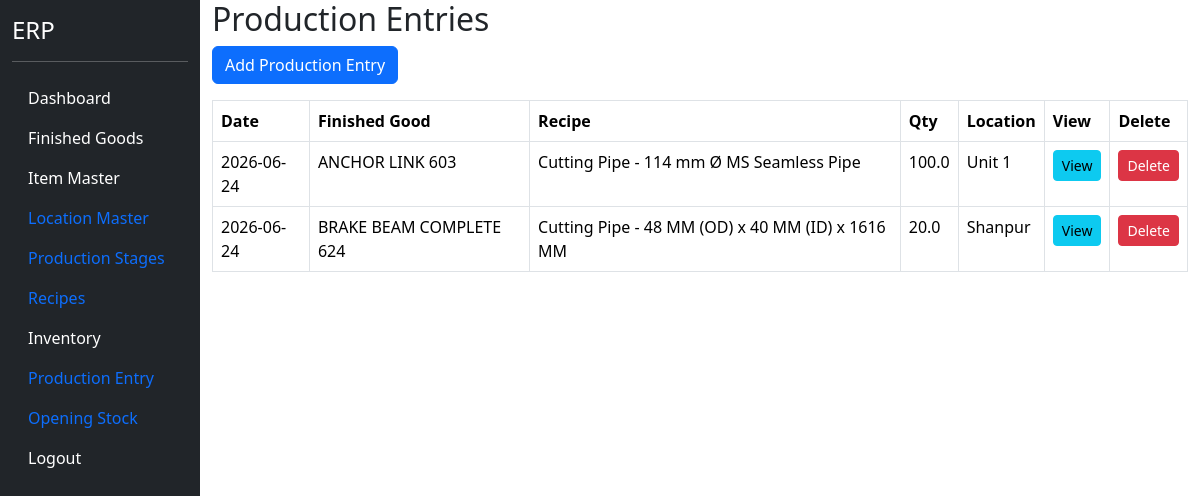
Before: /production (signed in) with the older database file.
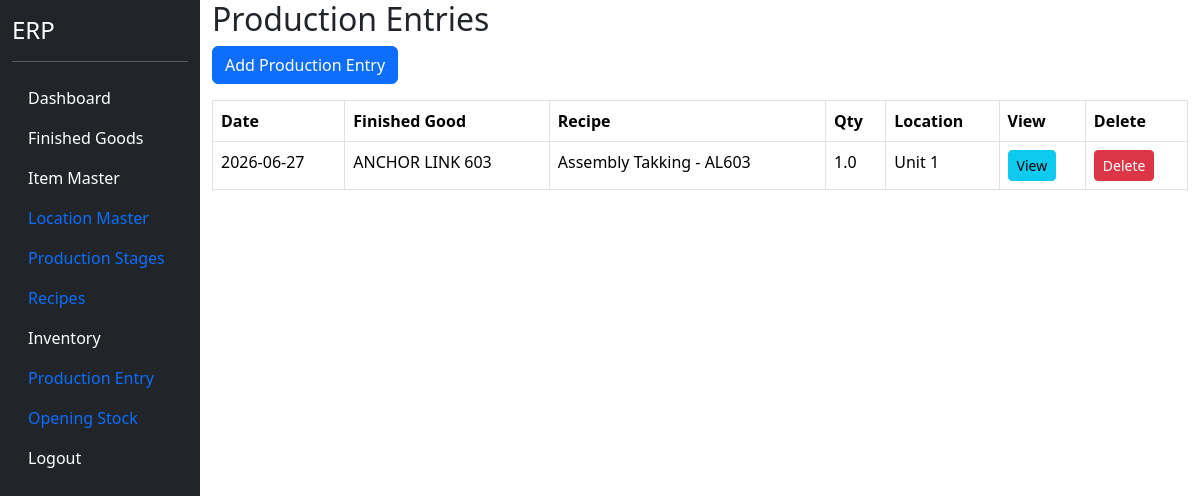
After: the same page with the newer database file.
### models.py (models this page shows)
class ProductionEntry(db.Model):
    __tablename__ = "production_entry"
    id = db.Column(
        db.Integer,
        primary_key=True
    )
    production_date = db.Column(
        db.Date,
        nullable=False
    )
    recipe_id = db.Column(
        db.Integer,
        db.ForeignKey("recipe_header.id"),
        nullable=False
    )
    production_qty = db.Column(
        db.Float,
        nullable=False
    )
    location_id = db.Column(
        db.Integer,
        db.ForeignKey("location_master.id"),
        nullable=False
    )
    remarks = db.Column(
        db.String(500)
    )
    recipe = db.relationship(
        "RecipeHeader"
    )
    location = db.relationship(
        "LocationMaster"
    )
    details = db.relationship(
    "ProductionEntryDetail",
    backref="production_entry",
    cascade="all, delete-orphan"
    )

class FinishedGood(db.Model):
    __tablename__ = "finished_goods"
    id = db.Column(db.Integer, primary_key=True)
    fg_code = db.Column(
        db.String(50),
        unique=True,
        nullable=False
    )
    fg_name = db.Column(
        db.String(200),
        nullable=False
    )
    pl_number = db.Column(
        db.String(100),
        nullable=True
    )
    uvam_reference = db.Column(
        db.String(500),
        nullable=True
    )
    items = db.relationship(
    "ItemMaster",
    backref="finished_good",
    lazy=True
    )
    active = db.Column(
        db.Boolean,
        default=True
    )

class RecipeHeader(db.Model):
    __tablename__ = "recipe_header"
    id = db.Column(
        db.Integer,
        primary_key=True
    )
    output_item_id = db.Column(
        db.Integer,
        db.ForeignKey("item_master.id"),
        nullable=False
    )
    output_qty = db.Column(
        db.Float,
        nullable=False,
        default=1
    )
    recipe_name = db.Column(
        db.String(200)
    )
    production_stage_id = db.Column(
        db.Integer,
        db.ForeignKey(
            "production_stage_master.id"
        )
    )
    active = db.Column(
        db.Boolean,
        default=True
    )
    output_item = db.relationship(
        "ItemMaster"
    )
    production_stage = db.relationship(
        "ProductionStageMaster"
    )
    inputs = db.relationship(
    "RecipeInput",
    backref="recipe",
    cascade="all, delete-orphan"
    )
    byproducts = db.relationship(
    "RecipeByProduct",
    backref="recipe",
    cascade="all, delete-orphan"
    )

class LocationMaster(db.Model):
    __tablename__ = "location_master"
    id = db.Column(
        db.Integer,
        primary_key=True
    )
    location_code = db.Column(
        db.String(20),
        unique=True,
        nullable=False
    )
    location_name = db.Column(
        db.String(100),
        nullable=False
    )
    active = db.Column(
        db.Boolean,
        default=True
    )

### blueprints/masters/routes.py (the view)
@masters_bp.route("/production")
@login_required
def production():
    production_list = ProductionEntry.query.order_by(
        ProductionEntry.production_date.desc()
    ).all()
    return render_template(
        "production.html",
        production_list=production_list
    )

### app.py (called while the page is built)
@login_manager.user_loader
def load_user(user_id):
    return User.query.get(int(user_id))

### templates/production.html (shortened to what this page needs)
{% extends "base.html" %}
{% block content %}
<h2>
</h2>
<a
    href="/production/add"
    class="btn btn-primary mb-3">
    Add Production Entry
</a>
<table class="table table-bordered">
    <thead>
        <tr>
            <th>Date</th>
            <th>Finished Good</th>
            <th>Recipe</th>
            <th>Qty</th>
            <th>Location</th>
            <th>View</th>
            <th>Delete</th>
        </tr>
    </thead>
    <tbody>
    {% for row in production_list %}
        <tr>
            <td>
                {{ row.production_date }}
            </td>
             <td>
                {{ row.recipe.output_item.finished_good.fg_name }}
            </td>
            <td>
                {{ row.recipe.recipe_name }}
            </td>
            <td>
                {{ row.production_qty }}
            </td>
            <td>
                {{ row.location.location_name }}
            </td>
            <td>
                <a
                    href="/production/view/{{ row.id }}"
                    class="btn btn-info btn-sm">
                    View
                </a>
            </td>
            <td>
                <button
                    type="button"
                    class="btn btn-danger btn-sm delete-btn"
                    data-id="{{ row.id }}">
                    Delete
                </button>
            </td>
        </tr>
    {% endfor %}
    </tbody>
</table>
{% endblock %}

### templates/base.html (shortened to what this page needs)
<!DOCTYPE html>
<html>
<head>
<link href="https://cdn.jsdelivr.net/npm/bootstrap@5.3.3/dist/css/bootstrap.min.css" rel="stylesheet">
</head>
<body>
<div class="container-fluid">
<div class="row">
<div class="col-2 bg-dark text-white vh-100">
<h4 class="mt-3">ERP</h4>
<hr>
<ul class="nav flex-column">
<li class="nav-item">
<a class="nav-link text-white"
href="/dashboard">
Dashboard
</a>
</li>
<li class="nav-item">
<a class="nav-link text-white"
href="/finished-goods">
Finished Goods
</a>
</li>
<li class="nav-item">
    <a class="nav-link text-white"
       href="/items">
       Item Master
    </a>
</li>
<li class="nav-item">
    <a class="nav-link" href="/locations">
        Location Master
    </a>
</li>
<li class="nav-item">
    <a href="/production-stages"
       class="nav-link">
        Production Stages
    </a>
</li>
<li class="nav-item">
    <a href="/recipes"
       class="nav-link">
        Recipes
    </a>
</li>
<li class="nav-item">
    <a href="/inventory"
       class="nav-link text-white">
        Inventory
    </a>
</li>
<li class="nav-item">
    <a href="/production"
       class="nav-link">
        Production Entry
    </a>
</li>
<li class="nav-item">
    <a href="/opening-stock"
       class="nav-link">
        Opening Stock
    </a>
</li>
<li class="nav-item">
<a class="nav-link text-white"
href="/logout">
Logout
</a>
</li>
</ul>
</div>
<div class="col-10">
{% block content %}
{% endblock %}
</div>
</div>
</div>
</body>
</html>

Changed rows visible on the page:
removed ProductionEntry: production_date "2026-06-24", recipe.output_item.finished_good.fg_name "BRAKE BEAM COMPLETE 624", recipe.recipe_name "Cutting Pipe - 48 MM (OD) x 40 MM (ID) x 1616 MM", production_qty "20.0", location.location_name "Shanpur"
changed ProductionEntry "ANCHOR LINK 603": production_date "2026-06-24" → "2026-06-27"; recipe.recipe_name "Cutting Pipe - 114 mm Ø MS Seamless Pipe" → "Assembly Takking - AL603"; production_qty "100.0" → "1.0"
